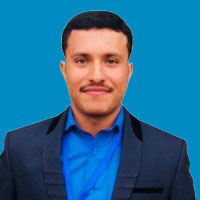
#> input picture shoaib1.jpg, 200 x 200 px
$ jupyter execute 'Apply First And Second Derivative on Image from Scratch.ipynb'
#> lines starting #> are read from the running program, lines starting #| are printed output that depends on the picture
###  Write your own method to implement first and 2nd derivative of image. You must not use any library.

[cell 1]
# import necessary library
import statistics
import matplotlib.pyplot as plt
# for computer vision operations
import cv2 as cv
#for conversion
import numpy as np
import cv2

[cell 2]
# for read image
img  = plt.imread("shoaib1.jpg")
#> img is the input picture: shape (200, 200, 3); mean R, G, B 38.9, 106, 145.3
gray = cv2.cvtColor(img, cv2.COLOR_BGR2GRAY)
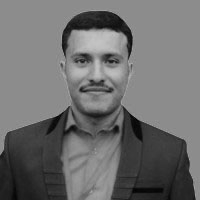
#> gray: shape (200, 200); min 1, max 196, mean 110.3
#Conversion numpy to list
Img_Matrix = gray.tolist()
#> Img_Matrix = 200 items

[cell 3]
def Add_Padding(Img_Matrix):
    for i in range(len(Img_Matrix)+1):
        # intilize 1D row
        row=[]
        # Add padding at strat of matrix
        if i==0:
            # loop for column
            for j in range(len(Img_Matrix[i])):
                # Append 0 value in row
                row.append(0)
            # Insert row in orignal image matres at start
            Img_Matrix.insert(0,row)
        # Add padding at end of matrix
        if i== len(Img_Matrix)-1:
            # Add padding at strat  and end of matrix in each row
            L=len(Img_Matrix[i])+2
            for j in range(L):
                # Append 0 value in row
                row.append(0)
            # Insert 0 in orignal image matres at end of each row
            Img_Matrix.insert(i+1,row)
        # Insert 0 in orignal image matres at start of each row
        Img_Matrix[i].insert(0,0)
        # Append padding in rignal matrix row
        Img_Matrix[i].append(0)
    return Img_Matrix

[cell 4]
def First_Derivative_Verical(Img_Matrix):
    # find number of rows
    rows = len(Img_Matrix)
    # find number of column
    col = len(Img_Matrix[0])-2
    Vertical_first_Image = []
    # loop for row
    for i in range(1,rows-1):
        # intilize 1d row
        first_D = []
        # loop for column
        for j in range(0,col):
            first = Img_Matrix[i][j+1] - Img_Matrix[i][j]
            first_D.append(first)
            #print(first)
        Vertical_first_Image.append(first_D)
    return Vertical_first_Image

[cell 5]
def First_Derivative_Horizontal(Img_Matrix):
    # find number of rows
    rows = len(Img_Matrix)
    # find number of column
    col = len(Img_Matrix[0])
    Horzontal_first_Image = []
    # loop for row
    for i in range(0,rows-2):
        # intilize 1d row
        first_D = []
        # loop for column
        for j in range(1,col-1):
            first = Img_Matrix[i+1][j] - Img_Matrix[i][j]
            first_D.append(first)
        Horzontal_first_Image.append(first_D)
    return Horzontal_first_Image

[cell 6]
def Second_Derivative_Verical(Img_Matrix):
    # find number of rows
    rows = len(Img_Matrix)
    # find number of column
    col = len(Img_Matrix[0])-1
    Vertical_first_Image = []
    # loop for row
    for i in range(1,rows-1):
        # intilize 1d row
        first_D = []
        # loop for column
        for j in range(0,col-1):
            first = (Img_Matrix[i][j+2] + Img_Matrix[i][j] - 2*(Img_Matrix[i][j+1]))
            first_D.append(first)
        Vertical_first_Image.append(first_D)
    return Vertical_first_Image

[cell 7]
def Second_Derivative_Horizontal(Img_Matrix):

    # find number of rows
    rows = len(Img_Matrix)
    # find number of column
    col = len(Img_Matrix[0])
    Horzontal_first_Image = []
    # loop for row
    for i in range(0,rows-2):
        # intilize 1d row
        first_D = []
        # loop for column
        for j in range(1,col-1):
            first = (Img_Matrix[i][j] + Img_Matrix[i+2][j] - 2*(Img_Matrix[i+1][j]))
            first_D.append(first)
        Horzontal_first_Image.append(first_D)
    return Horzontal_first_Image

[cell 8]
# For add padding
Img_Matrix = Add_Padding(Img_Matrix)
#> the loop in Add_Padding, `for i in range(len(Img_Matrix)+1):` made 201 passes
#> L on pass 201: 202
#> after the loop in Add_Padding, `for i in range(len(Img_Matrix)+1):`: Img_Matrix = 202 items
#> Img_Matrix = 202 items

[cell 9]
# First_Derivative_Verical direction
Vertical_first_Image = First_Derivative_Verical(Img_Matrix)
#> in First_Derivative_Verical, `rows = len(Img_Matrix)`: rows = 202
#> in First_Derivative_Verical, `col = len(Img_Matrix[0])-2`: col = 200
#> after the loop in First_Derivative_Verical, `for i in range(1,rows-1):`: Vertical_first_Image = 200 items
#> Vertical_first_Image = 200 items
FVI = np.array(Vertical_first_Image)
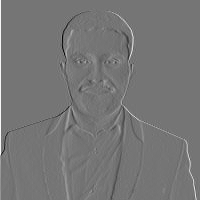
#> FVI: shape (200, 200) int64; min -128, max 149, mean 0.7; drawn with min black and max white

[cell 10]
Horzontal_first_Image = First_Derivative_Horizontal(Img_Matrix)
#> in First_Derivative_Horizontal, `rows = len(Img_Matrix)`: rows = 202
#> after the loop in First_Derivative_Horizontal, `for i in range(0,rows-2):`: Horzontal_first_Image = 200 items
#> Horzontal_first_Image = 200 items
FHI = np.array(Horzontal_first_Image)
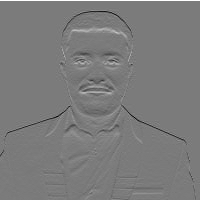
#> FHI: shape (200, 200) int64; min -132, max 140, mean 0.3; drawn with min black and max white

[cell 11]
Vertical_Second_Image = Second_Derivative_Verical(Img_Matrix)
#> in Second_Derivative_Verical, `rows = len(Img_Matrix)`: rows = 202
#> in Second_Derivative_Verical, `col = len(Img_Matrix[0])-1`: col = 201
#> after the loop in Second_Derivative_Verical, `for i in range(1,rows-1):`: Vertical_first_Image = 200 items
#> Vertical_Second_Image = 200 items
SVI = np.array(Vertical_Second_Image)
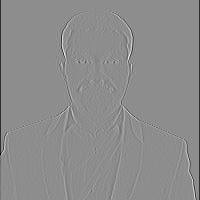
#> SVI: shape (200, 200) int64; min -206, max 165, mean -1.3; drawn with min black and max white

[cell 12]
Horizontal_Second_Image = Second_Derivative_Horizontal(Img_Matrix)
#> in Second_Derivative_Horizontal, `rows = len(Img_Matrix)`: rows = 202
#> after the loop in Second_Derivative_Horizontal, `for i in range(0,rows-2):`: Horzontal_first_Image = 200 items
#> Horizontal_Second_Image = 200 items
SHI = np.array(Horizontal_Second_Image)
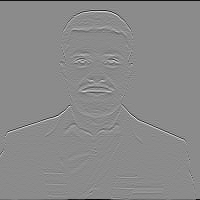
#> SHI: shape (200, 200) int64; min -160, max 133, mean -1; drawn with min black and max white

[cell 13]
# define loop for fram
fig, axs = plt.subplots(1,3,figsize=(20,20))
# presented orignal image
axs[0].imshow(gray,cmap='gray')
axs[0].axis('off')
axs[0].set_title('Original Image',fontsize='medium')
# First df/dx Vertical Image
axs[1].imshow(FVI,cmap='gray')
axs[1].axis('off')
axs[1].set_title('First df/dx Vertical Image',fontsize='medium')
# First df/dy Horixontal Image
axs[2].imshow(FHI,cmap='gray')
axs[2].axis('off')
axs[2].set_title('First df/dy Horizontal Image',fontsize='medium')
plt.show()
fig, axs = plt.subplots(1,3,figsize=(20,20))
# presented orignal image
axs[0].imshow(gray,cmap='gray')
axs[0].axis('off')
axs[0].set_title('Original Image',fontsize='medium')
axs[1].imshow(SVI,cmap='gray')
axs[1].axis('off')
axs[1].set_title('Second df/dx Vertical Image',fontsize='medium')
axs[2].imshow(SHI,cmap='gray')
axs[2].axis('off')
axs[2].set_title('Second df/dx Horizontal Image',fontsize='medium')
plt.show()
